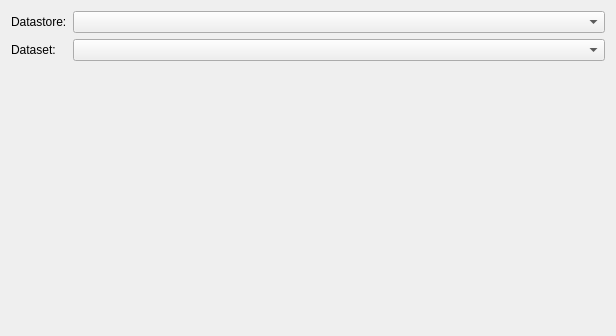
<?xml version="1.0" encoding="UTF-8"?>
<ui version="4.0">
 <class>UpdateTileUploadEditionPageWizard</class>
 <widget class="QWizardPage" name="UpdateTileUploadEditionPageWizard">
  <property name="geometry">
   <rect>
    <x>0</x>
    <y>0</y>
    <width>616</width>
    <height>336</height>
   </rect>
  </property>
  <property name="windowTitle">
   <string>Uploading form</string>
  </property>
  <property name="locale">
   <locale language="English" country="UnitedStates"/>
  </property>
  <layout class="QGridLayout" name="gridLayout">
   <item row="0" column="0">
    <widget class="QLabel" name="lbl_datastore">
     <property name="sizePolicy">
      <sizepolicy hsizetype="Fixed" vsizetype="Preferred">
       <horstretch>0</horstretch>
       <verstretch>0</verstretch>
      </sizepolicy>
     </property>
     <property name="text">
      <string>Datastore:</string>
     </property>
    </widget>
   </item>
   <item row="0" column="1">
    <widget class="DatastoreComboBox" name="cbx_datastore"/>
   </item>
   <item row="1" column="0">
    <widget class="QLabel" name="lbl_stored_data">
     <property name="sizePolicy">
      <sizepolicy hsizetype="Fixed" vsizetype="Preferred">
       <horstretch>0</horstretch>
       <verstretch>0</verstretch>
      </sizepolicy>
     </property>
     <property name="text">
      <string>Dataset:</string>
     </property>
    </widget>
   </item>
   <item row="1" column="1">
    <widget class="StoredDataComboBox" name="cbx_stored_data"/>
   </item>
   <item row="2" column="0" colspan="2">
    <widget class="UploadCreationWidget" name="wdg_upload_creation" native="true"/>
   </item>
  </layout>
 </widget>
 <customwidgets>
  <customwidget>
   <class>DatastoreComboBox</class>
   <extends>QComboBox</extends>
   <header>geoplateforme.gui.cbx_datastore</header>
  </customwidget>
  <customwidget>
   <class>StoredDataComboBox</class>
   <extends>QComboBox</extends>
   <header>geoplateforme.gui.cbx_stored_data</header>
  </customwidget>
  <customwidget>
   <class>UploadCreationWidget</class>
   <extends>QWidget</extends>
   <header>geoplateforme.gui.upload_creation.wdg_upload_creation</header>
   <container>1</container>
  </customwidget>
 </customwidgets>
 <resources/>
 <connections/>
</ui>
